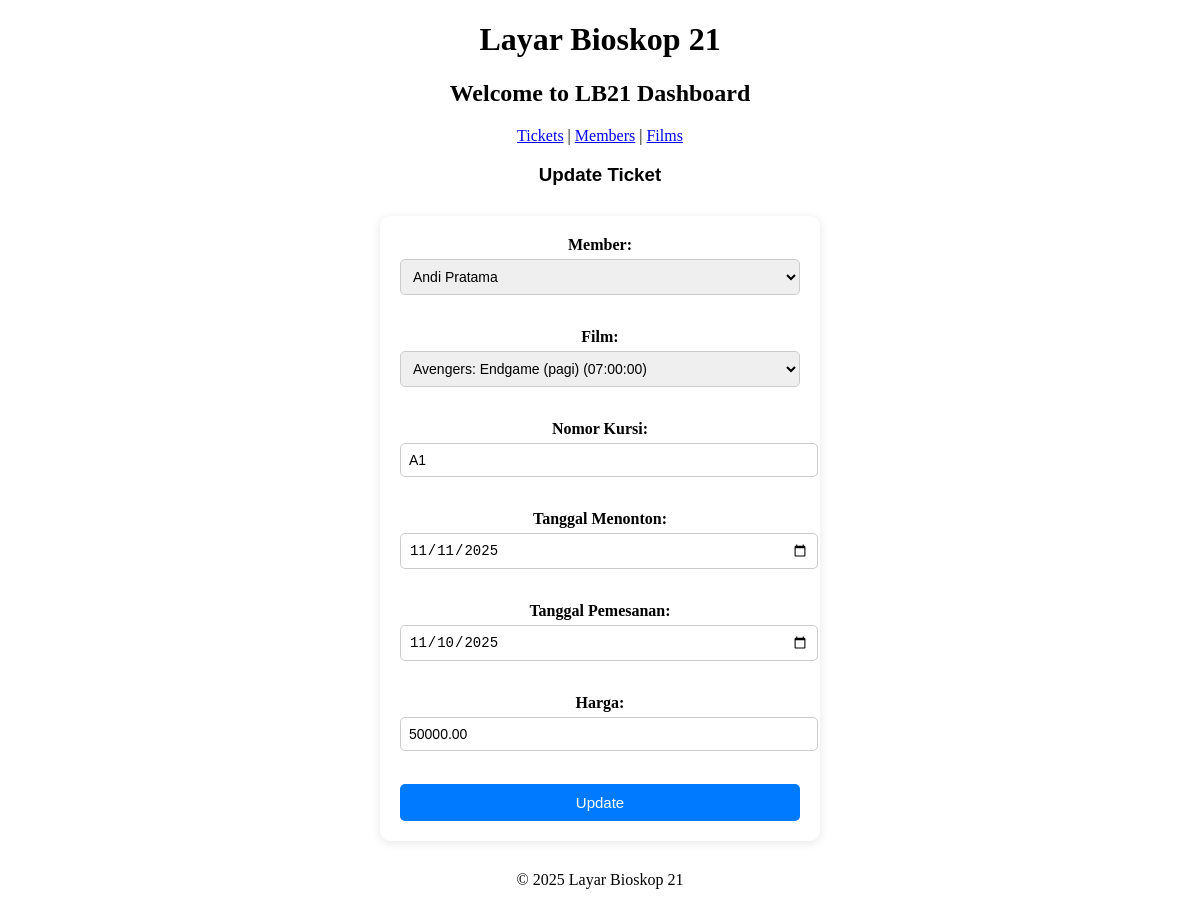
/index.php?page=update_ticket&id_tiket=1, run on the app's committed database.
### tables this page shows
CREATE TABLE `tiket` (
  `id_tiket` int(11) NOT NULL,
  `id_member` int(11) NOT NULL,
  `id_film` int(11) NOT NULL,
  `nomor_kursi` varchar(10) NOT NULL,
  `tanggal_menonton` date NOT NULL,
  `tanggal_pemesanan` date NOT NULL,
  `harga` decimal(10,2) NOT NULL
);

### config/db.php (called while the page is built, shortened)
<?php
class Database
{
    private $host = "localhost";
    private $username = "root";
    private $password = "";
    private $dbname = "lb21";
    public function __construct()
    {
        try {
            $this->conn = new PDO("mysql:host=$this->host;dbname=$this->dbname", $this->username, $this->password);
        } catch (PDOException $e) {
            echo "Connection failed: " . $e->getMessage();
        }
    }
}

### class/Member.php (called while the page is built, shortened)
<?php
require_once 'config/db.php';
class Member
{
    private $db;
    public function __construct()
    {
        $this->db = (new Database())->conn;
    }
    public function getAllMembers()
    {
        $sql = "SELECT * FROM member ORDER BY id_member ASC";
        $stmt = $this->db->query($sql);
        return $stmt->fetchAll(PDO::FETCH_ASSOC);
    }
}

### class/Ticket.php (called while the page is built, shortened)
<?php
require_once 'config/db.php';
class Ticket
{
    private $db;
    public function __construct()
    {
        $this->db = (new Database())->conn;
    }
    public function getTicketById($id)
    {
        $sql = "SELECT
                tiket.id_tiket,
                member.id_member,
                film.id_film,
                member.nama_member,
                film.judul_film,
                tiket.nomor_kursi,
                film.jadwal_tayang,
                tiket.tanggal_menonton,
                tiket.tanggal_pemesanan,
                tiket.harga
            FROM tiket
            JOIN member ON tiket.id_member = member.id_member
            JOIN film ON tiket.id_film = film.id_film
            WHERE tiket.id_tiket = ?";
        $stmt = $this->db->prepare($sql);
        $stmt->execute([$id]);
        return $stmt->fetch(PDO::FETCH_ASSOC);
    }
}

### class/Film.php (called while the page is built, shortened)
<?php
require_once 'config/db.php';
class Film
{
    private $db;
    public function __construct()
    {
        $this->db = (new Database())->conn;
    }
    public function getAllFilms()
    {
        $sql = "SELECT * FROM film ORDER BY id_film ASC";
        $stmt = $this->db->query($sql);
        return $stmt->fetchAll(PDO::FETCH_ASSOC);
    }
}

### view/update_ticket.php (the view, shortened to what this page needs)
<?php
require_once 'class/Ticket.php';
require_once 'class/Member.php';
require_once 'class/Film.php';
$ticket = new Ticket();
$member = new Member();
$film = new Film();
$id = $_GET['id_tiket'];
$data = $ticket->getTicketById($id);
$members = $member->getAllMembers();
$films = $film->getAllFilms();
?>
<h3>Update Ticket</h3>
<form method="POST" class="form-container">
    <label>Member:</label>
    <select name="id_member" required>
        <?php foreach ($members as $m): ?>
            <option value="<?= $m['id_member'] ?>" <?= $m['id_member'] == $data['id_member'] ? 'selected' : '' ?>>
                <?= htmlspecialchars($m['nama_member']) ?>
            </option>
        <?php endforeach; ?>
    </select>
    <br><br>
    <label>Film:</label>
    <select name="id_film" required>
        <?php foreach ($films as $f): ?>
            <option value="<?= $f['id_film'] ?>" <?= $f['id_film'] == $data['id_film'] ? 'selected' : '' ?>>
                <?= htmlspecialchars($f['judul_film']) ?> (<?= htmlspecialchars($f['jadwal_tayang']) ?>)
            </option>
        <?php endforeach; ?>
    </select>
    <br><br>
    <label>Nomor Kursi:</label>
    <input type="text" name="nomor_kursi" value="<?= htmlspecialchars($data['nomor_kursi']) ?>" required><br><br>
    <label>Tanggal Menonton:</label>
    <input type="date" name="tanggal_menonton" value="<?= htmlspecialchars($data['tanggal_menonton']) ?>" required><br><br>
    <label>Tanggal Pemesanan:</label>
    <input type="date" name="tanggal_pemesanan" value="<?= htmlspecialchars($data['tanggal_pemesanan']) ?>" required><br><br>
    <label>Harga:</label>
    <input type="number" name="harga" value="<?= htmlspecialchars($data['harga']) ?>" step="0.01" required><br><br>
    <button type="submit">Update</button>
</form>

### style.css (style rules this page uses)
body { text-align: center; }
h3 { text-align: center; font-family: Arial, sans-serif; }
.form-container { max-width: 400px; margin: 30px auto; padding: 20px; background: #fff; border-radius: 10px; box-shadow: 0 2px 10px rgba(0, 0, 0, 0.1); }
.form-container label { display: block; margin-bottom: 5px; font-weight: bold; }
.form-container input, .form-container select { width: 100%; padding: 8px; margin-bottom: 15px; border-radius: 5px; border: 1px solid #ccc; font-size: 14px; }
.form-container button { width: 100%; padding: 10px; background: #007bff; border: none; color: white; border-radius: 5px; cursor: pointer; font-size: 15px; }

### data on the page
tiket: nomor_kursi "A1", tanggal_menonton "11/11/2025", tanggal_pemesanan "11/10/2025", harga "50000.00"

### other printed values
form field id_member "Andi Pratama"
form field id_film "Avengers: Endgame (pagi) (07:00:00)"
